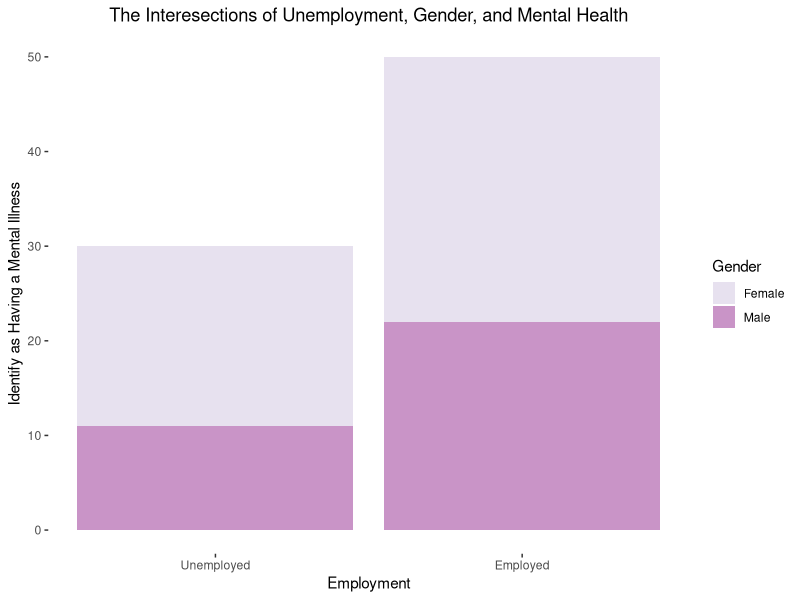

Reproduce this figure in R.
# Load the packages 
library(tidyverse)
library(ggplot2)
library(dplyr)
library(RColorBrewer) 

# create color scheme
color_scheme <- c( "powderblue", "paleturquoise2", "darkseagreen1", "palegreen", 
                   "turquoise", "mediumaquamarine", "mediumseagreen", "mediumpurple",
                   "slateblue1", "slateblue4", "steelblue4", "royalblue4", "navy")

# Load the Unemployment and Mental Illness Survey data into a variable  
df <- read.csv("data/unemploymentdata.csv", stringsAsFactors = FALSE)

# Rename specific column names ("I.am.currently.employed.at.least.part.time"
# and ("I.identify.as.having.a.mental.illness") to Employed and Have_MentalIllness
colnames(df)[1] <- "Curr_Employed" 
colnames(df)[2] <- "Have_MentalIllness"

# How many people are employed? 
employment <- df %>% 
  summarize(
    employed = sum(Curr_Employed == 1), 
    unemployed = sum(Curr_Employed == 0), 
  )
employment

# How many people identify as having a mental illness? 
mentalillness <- df %>% 
  summarize(
    yes = sum(Have_MentalIllness == 1), 
    no = sum(Have_MentalIllness == 0), 
  )
mentalillness

blank_theme <- theme_bw() +
  theme(
    axis.line = element_blank(),        # remove axis lines
    plot.background = element_blank(),  # remove gray background
    panel.grid.major = element_blank(), # remove major grid lines
    panel.grid.minor = element_blank(), # remove minor grid lines
    panel.border = element_blank()      # remove border around plot
  )

stacked_barchart <- ggplot(df, aes(fill = Gender, y = Have_MentalIllness, x = Curr_Employed)) + 
  geom_bar(position = "stack", stat="identity") +
  scale_fill_brewer(palette = "PuRd")  +
  scale_x_continuous(breaks = seq(0, 1.0, by=1), 
                     labels = c("Unemployed", "Employed")) +
  blank_theme + 
  labs(x = "Employment", 
       y = "Identify as Having a Mental Illness", 
       title = "The Interesections of Unemployment, Gender, and Mental Health") +
  theme(plot.title = element_text(hjust = 0.5))  

print(stacked_barchart)

